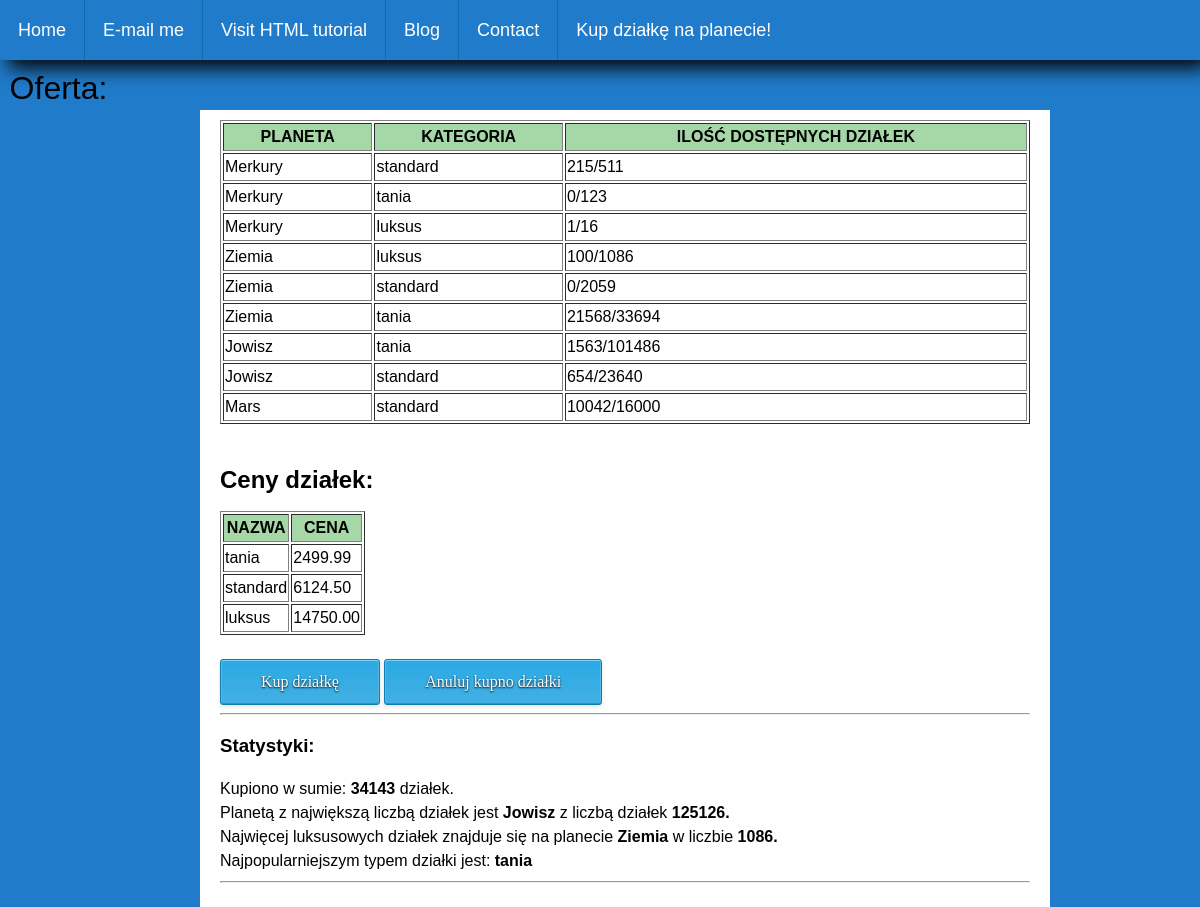
Screenshot of /dzialki.php with the database file from the repository.
### tables this page shows
CREATE TABLE `dzialki` (
  `id` int(11) NOT NULL,
  `fk_id_planety` int(11) NOT NULL,
  `fk_id_kategorii` int(11) NOT NULL,
  `ilosc` int(11) NOT NULL
);

CREATE TABLE `planety` (
  `id` int(11) NOT NULL,
  `nazwa` text NOT NULL
);

CREATE TABLE `kategorie_dzialek` (
  `id` int(11) NOT NULL,
  `nazwa` text NOT NULL,
  `cena` decimal(10,2) NOT NULL
);

### functions.php (called while the page is built, shortened)
<?php
function get_offers($db) {
    $sql = 'SELECT dzialki.id, planety.nazwa as "nazwa_planety", kategorie_dzialek.nazwa as "nazwa_kategorii", dzialki.ilosc
	FROM dzialki
	INNER JOIN planety
	ON dzialki.fk_id_planety=planety.id
	INNER JOIN kategorie_dzialek
	ON  dzialki.fk_id_kategorii=kategorie_dzialek.id';
	if(!$result = $db->query($sql)){
					die('There was an error running the query [' . $db->error . ']');
				}
	$data = mysqli_fetch_all($result,MYSQLI_ASSOC);
    return $data;
}
function get_number_of_buyouts($db, $id) {
    $sql = 'SELECT IFNULL(SUM(ilosc),0) as number FROM kupione_dzialki k WHERE k.fk_id_dzialki = '.$id;
	if(!$result = $db->query($sql)){
					die('There was an error running the query [' . $db->error . ']');
				}
	$data = mysqli_fetch_all($result,MYSQLI_ASSOC);
    return $data[0]['number'];
}
function get_categories_prices($db) {
    $sql = 'SELECT nazwa, cena FROM kategorie_dzialek';
	if(!$result = $db->query($sql)){
					die('There was an error running the query [' . $db->error . ']');
				}
	$data = mysqli_fetch_all($result,MYSQLI_ASSOC);
    return $data;
}
function get_number_of_all_buyouts($db) {
    $sql = 'SELECT SUM(ilosc) as "suma" FROM kupione_dzialki';
	if(!$result = $db->query($sql)){
					die('There was an error running the query [' . $db->error . ']');
				}
	$data = mysqli_fetch_all($result,MYSQLI_ASSOC);
    return $data[0]['suma'];
}
function get_planet_with_most_plots($db){
	$sql = 'SELECT planety.nazwa, sum(ilosc) as "suma"
			FROM dzialki
			INNER JOIN planety
			ON dzialki.fk_id_planety = planety.id
			GROUP BY fk_id_planety
			ORDER BY suma DESC
			LIMIT 1';
	if(!$result = $db->query($sql)){
					die('There was an error running the query [' . $db->error . ']');
				}
	$data = mysqli_fetch_all($result,MYSQLI_ASSOC);
    return $data[0];
}
function get_planet_with_most_luxuty_plots($db){
	$sql = 'SELECT planety.nazwa, sum(ilosc) as "suma"
			FROM dzialki
			INNER JOIN planety
			ON dzialki.fk_id_planety = planety.id
			WHERE dzialki.fk_id_kategorii = 3
			GROUP BY fk_id_planety
			ORDER BY suma DESC
			LIMIT 1';
	if(!$result = $db->query($sql)){
					die('There was an error running the query [' . $db->error . ']');
				}
	$data = mysqli_fetch_all($result,MYSQLI_ASSOC);
    return $data[0];
}
function get_most_popular_plot_type($db){
	$sql = 'SELECT kategorie_dzialek.nazwa, SUM(kupione_dzialki.ilosc) as "suma" FROM kupione_dzialki
			INNER JOIN dzialki
			ON kupione_dzialki.fk_id_dzialki = dzialki.id
			INNER JOIN kategorie_dzialek
			ON dzialki.fk_id_kategorii = kategorie_dzialek.id
			GROUP BY dzialki.fk_id_kategorii
			ORDER BY SUM(kupione_dzialki.ilosc) DESC
			LIMIT 1';
	if(!$result = $db->query($sql)){
					die('There was an error running the query [' . $db->error . ']');
				}
	$data = mysqli_fetch_all($result,MYSQLI_ASSOC);
    return $data[0]['nazwa'];
}
?>

### dzialki.php (the view, shortened to what this page needs)
<?php
require_once('/connect.php');
require_once('/functions.php');
?>
<!DOCTYPE html>
<html>
<head>
  	<link rel="stylesheet" type="text/css" href="FlorekStyle.css">
</head>
<body>
	<nav>
		<ul class="main-nav">
		<li><a href="index.php">Home</a></li>
		<li><a href="mailto:tomasz.florek@student.po.edu.pl">E-mail me</a></li>
		<li><a href="http://www.w3schools.com/html/">Visit HTML tutorial</a></li>
		<li><a href="#">Blog</a>
		</li>
		<li><a href="#">Contact</a></li>
		<li><a href="dzialki.php">Kup działkę na planecie!</a>
		</ul>
	</nav>
	<header >Oferta:</header>
	<div id="container">
		<main id="center" class="column">
			<table id="main_table" border="1">
				<tr>
					<th>Planeta</th>
					<th>Kategoria</th>
					<th>Ilość dostępnych działek</th>
				</tr>
				<?php
					$offers = get_offers($db);
					foreach ($offers as $offer) {
						echo
						'<tr>
							<td>'.$offer["nazwa_planety"].'</td>
							<td>'.$offer['nazwa_kategorii'].'</td>
							<td>'.get_number_of_buyouts($db, $offer['id']).'/'.$offer['ilosc'].'</td>
						</tr>';
					}
				?>
			</table>
			<h2>Ceny działek:</h2>
			<table border="1">
				<tr>
					<th>Nazwa</th>
					<th>Cena</th>
				</tr>
				<?php
					$categories = get_categories_prices($db);
					foreach ($categories as $category) {
						echo
						'<tr>
							<td>'.$category["nazwa"].'</td>
							<td>'.$category['cena'].'</td>
						</tr>';
					}
				?>
			</table>
			<a href="buy_form.php" class="btn-class">Kup działkę</a>
			<a href="cancel_form.php" class="btn-class">Anuluj kupno działki</a>
			<hr>
			<h3>Statystyki:</h3>
			Kupiono w sumie:<strong> <?php echo get_number_of_all_buyouts($db); ?> </strong>działek.
			Planetą z największą liczbą działek jest
				<?php
					$planet = get_planet_with_most_plots($db);
					echo '<strong>'.$planet['nazwa'].'</strong>';
					echo ' z liczbą działek <strong>'.$planet['suma'].'.</strong>';
				?>
			Najwięcej luksusowych działek znajduje się na planecie
				<?php
					$planet = get_planet_with_most_luxuty_plots($db);
					echo '<strong>'.$planet['nazwa'].'</strong>';
					echo ' w liczbie <strong>'.$planet['suma'].'.</strong>';
				?>
			Najpopularniejszym typem działki jest: <strong><?php echo get_most_popular_plot_type($db); ?></strong>
			<hr>
		</main>
	</div>
</body>
</html>

### FlorekStyle.css (style rules this page uses)
body { min-width: 630px; }
body { color: #ffffff; }
header { font-size: xx-large; padding: 0.3em; background: #207cca; }
body { background: #207cca; margin: 0; padding: 0; font-family:Sans-serif; line-height: 1.5em; color:black; }
ul { list-style-image: url('sqpurple.gif'); }
#container { padding-left: 200px; padding-right: 190px; }
#container .column { position: relative; float: left; }
#center { padding: 10px 20px; width: 100%; }
a { text-decoration: none; }
th { text-transform: uppercase; background-color: rgba(76, 175, 80, 0.5); }
tr:nth-child(even) { background-color: rgba(255,255,255,0.2) }
nav { display: block; margin: 0 0 1em; padding: 0px; float: left; width: 100%; background-color: #207CCA; box-shadow: 8px 8px 20px #000000; }
nav ul { padding: 0; list-style: none; position: relative; display: inline-table; z-index: 9999; margin: 0px; float: left; width: 100%; }
nav ul:after { content: ""; clear: both; display: block; }
nav ul li { float: left; }
nav ul li a { display: block; padding: 1em; font-size: 1.125em; color: #fff; text-decoration: none; margin: 0px; background-color: #207cca; border-right: 1px solid #1169ad; }
nav ul li:last-of-type a { border-right: 1px solid transparent !important; }
#main_table { width:100%; }
.btn-class { display: inline-block; border:1px solid #107db0; color: #ffffff; border-radius: 3px 3px 3px 3px; -webkit-border-radius: 3px 3px 3px 3px; -moz-border-radius: 3px 3px 3px 3px; font-family: Verdana; width: auto; height: auto; font-size: 16px; padding: 10px 40px; box-shadow: inset 0 1px 0 0 #7cd4fc,inset 0 -1px 0 0 #2696c9,inset 0 0 0 1px #59b7e3,0 2px 4px 0 #E4E4E4; -moz-box-shadow: inset 0 1px 0 0 #7cd4fc,inset 0 -1px 0 0 #2696c9,inset 0 0 0 1px #59b7e3,0 2px 4px 0 #E4E4E4; -webkit-box-shadow: inset 0 1px 0 0 #7cd4fc,inset 0 -1px 0 0 #2696c9,inset 0 0 0 1px #59b7e3,0 2px 4px 0 #E4E4E4; text-shadow: 0 1px 2px #000000; background-image: linear-gradient(to top, #42b0e3, #2ba9e3); background-color: #42b0e3; }

### dzialki.php (style rules this page uses)
#container { padding-left: 200px; padding-right: 190px; }
#container .column { position: relative; float: left; }
#center { padding: 10px 20px; width: 100%; }
#container { overflow: hidden; }
#container .column { padding-bottom: 1001em; margin-bottom: -1000em; }
nav ul { list-style-type: none; margin: 0; padding: 0; }
nav ul a { color: darkgreen; text-decoration: none; }
#center { background: #fff; }

### rows the page displays
dzialki: fk_id_planety.nazwa "Merkury", fk_id_kategorii.nazwa "standard", id "215", ilosc "511"
dzialki: fk_id_planety.nazwa "Merkury", fk_id_kategorii.nazwa "tania", id "0", ilosc "123"
dzialki: fk_id_planety.nazwa "Merkury", fk_id_kategorii.nazwa "luksus", id "1", ilosc "16"
dzialki: fk_id_planety.nazwa "Ziemia", fk_id_kategorii.nazwa "luksus", id "100", ilosc "1086"
dzialki: fk_id_planety.nazwa "Ziemia", fk_id_kategorii.nazwa "standard", id "0", ilosc "2059"
dzialki: fk_id_planety.nazwa "Ziemia", fk_id_kategorii.nazwa "tania", id "21568", ilosc "33694"
dzialki: fk_id_planety.nazwa "Jowisz", fk_id_kategorii.nazwa "tania", id "1563", ilosc "101486"
dzialki: fk_id_planety.nazwa "Jowisz", fk_id_kategorii.nazwa "standard", id "654", ilosc "23640"
dzialki: fk_id_planety.nazwa "Mars", fk_id_kategorii.nazwa "standard", id "10042", ilosc "16000"
kategorie_dzialek: nazwa "tania", cena "2499.99"
kategorie_dzialek: nazwa "standard", cena "6124.50"
kategorie_dzialek: nazwa "luksus", cena "14750.00"

### other values shown
get_number_of_all_buyouts($db) "34143"
$planet['nazwa'] "Jowisz"
$planet['suma'] "125126"
$planet['nazwa'] "Ziemia"
$planet['suma'] "1086"
get_most_popular_plot_type($db) "tania"
